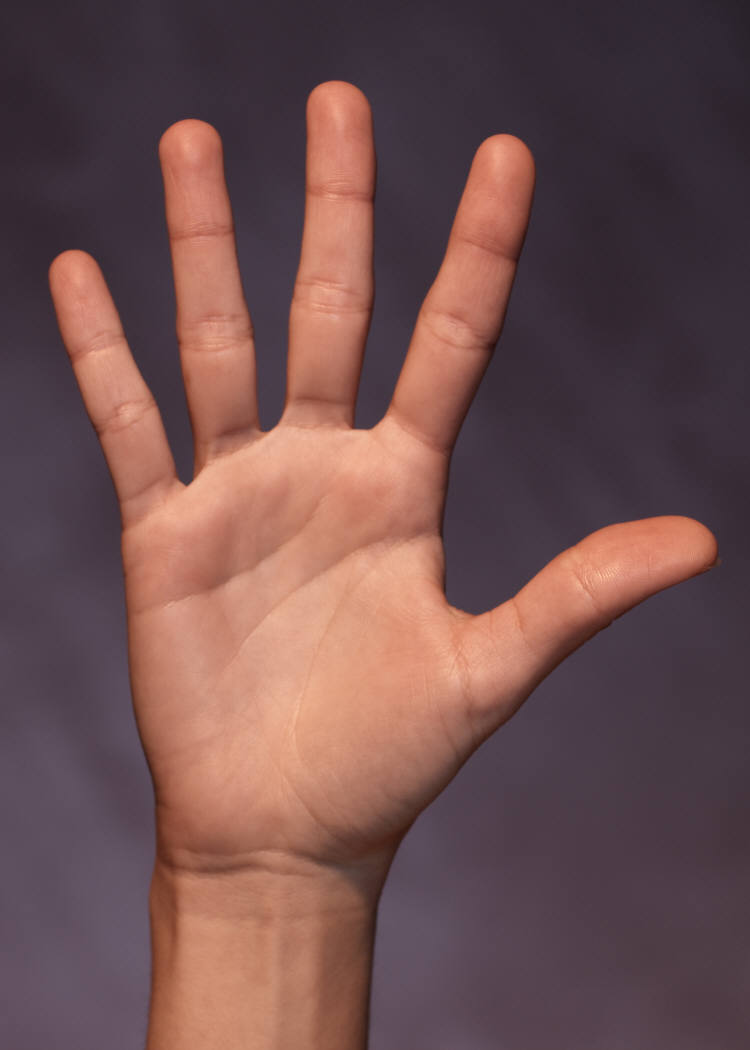
#> input picture fingers/five.jpg, 750 x 1050 px
$ python -i mygesture.py   (imports and definitions only)
#> lines starting #> are read from the running program, lines starting #| are printed output that depends on the picture; after the words box and inside, x2 and y2 are one past the last pixel; in counts of white or black regions, pixels touching at a corner belong together
import cv2
import numpy as np
import math, sys


def find_hand(img):
    # convert image in greyscale
    grey = cv2.cvtColor(img, cv2.COLOR_BGR2GRAY)

    # blurr the image
    value = (35, 35)
    blurred = cv2.GaussianBlur(grey, value, 0)

    # threshold the image, returning a binary image
    _, thresholded = cv2.threshold(blurred, 127, 255,
                               cv2.THRESH_BINARY+cv2.THRESH_OTSU)

    # find the contours in the binary image
    # the returned values are:
    # - contours is a list of the contours detected. Each contour is
    #   represented as a list of points
    # - hierarchy is a list containing info abour the image topology.
    contours, hierarchy = cv2.findContours(thresholded.copy(),cv2.RETR_TREE, \
            cv2.CHAIN_APPROX_NONE)

    # find the contour delimiting the biggest area
    cnt = max(contours, key = lambda x: cv2.contourArea(x))

    # find and draw the rectangle delimiting the hand
    x,y,w,h = cv2.boundingRect(cnt)
    cv2.rectangle(img,(x,y),(x+w,y+h),(0,0,255),0)
    return cnt, grey, blurred, thresholded

def find_defects(img, contour):
    # find the convex hull of the contour
    hull = cv2.convexHull(contour)

    # this creates a new black images( all pixels value 0) with the size of
    # our image
    drawing = np.zeros(img.shape,np.uint8)
    # on the new image, draw the hand contour and its convex hull
    cv2.drawContours(drawing,[contour],0,(0,255,0),0)
    cv2.drawContours(drawing,[hull],0,(0,0,255),0)
    # now we get the indices of the convex hull points, while before we got
    # the real points
    hull = cv2.convexHull(contour,returnPoints = False)
    # find the convexity defects of the contour.
    defects = cv2.convexityDefects(contour,hull)
    # (?)
    # cv2.drawContours(thresh1, contours, -1, (0,255,0), 3)
    # (?)
    return defects, drawing

def count_defects(img, contour, defects):
    count_defects = 0
    # now we try to decide what defects we are interested in (?)
    for i in range(defects.shape[0]):
        s,e,f,d = defects[i,0]
        start = tuple(contour[s][0])
        end = tuple(contour[e][0])
        far = tuple(contour[f][0])
        a = math.sqrt((end[0] - start[0])**2 + (end[1] - start[1])**2)
        b = math.sqrt((far[0] - start[0])**2 + (far[1] - start[1])**2)
        c = math.sqrt((end[0] - far[0])**2 + (end[1] - far[1])**2)
        angle = math.acos((b**2 + c**2 - a**2)/(2*b*c)) * 57
        if angle <= 90:
            count_defects += 1
    return count_defects

def find_gestures(img):
    hand_contour, grey, blurred, thresholded = find_hand(img)
    defects, drawing = find_defects(img, hand_contour)
    fingers_count = count_defects(img, hand_contour, defects)
    return fingers_count, grey, blurred, thresholded, drawing

# [29 lines left out: functions find_gestures_in_image, find_gestures_in_video, not called in this run]


def show_images(images):
    for i, image in enumerate(images):
        cv2.imshow("%d"%i, image)

>>> import cv2
>>> picture = cv2.imread('fingers/five.jpg')
#> picture is the input picture: shape (1050, 750, 3); mean B, G, R 79.4, 79.5, 111.1
>>> result = find_gestures(picture)
#> in find_hand, `grey = cv2.cvtColor(img, cv2.COLOR_BGR2GRAY)`:
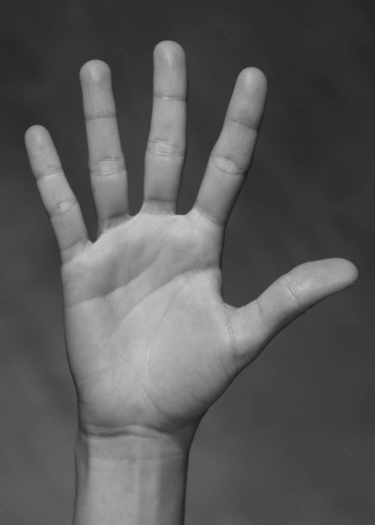
#> grey: shape (1050, 750) (shown at 1/2 size); min 20, max 211, mean 89
#> in find_hand, `_, thresholded = cv2.threshold(blurred, 127, 255, cv2.THRESH_BINARY+cv..`:
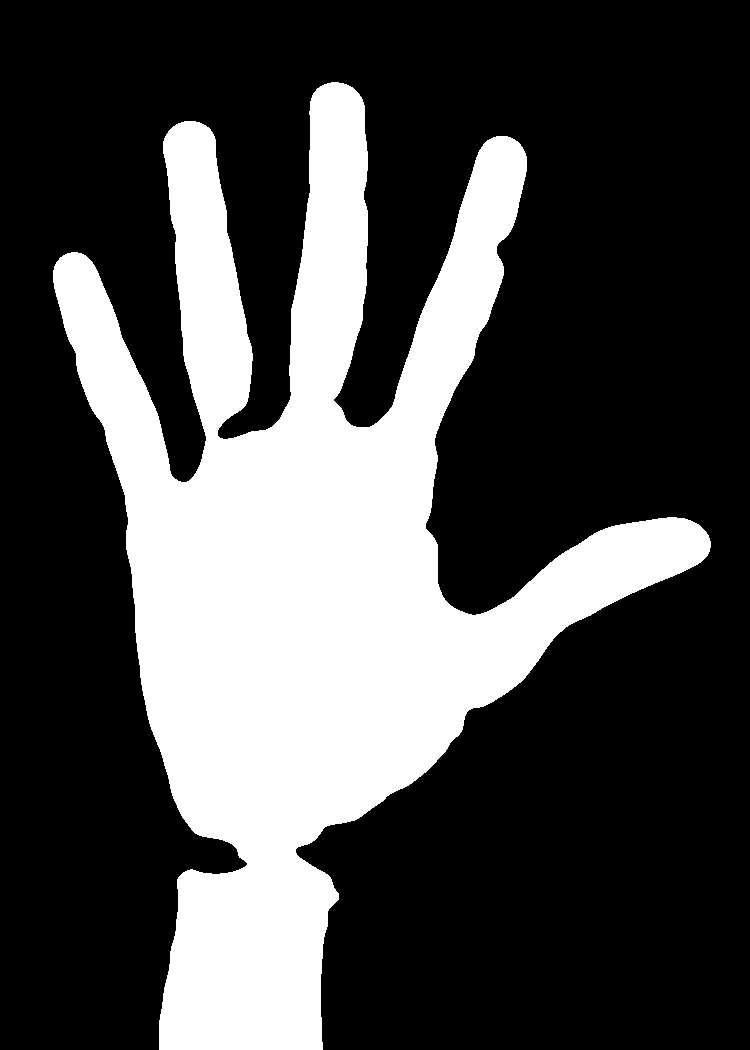
#> thresholded: shape (1050, 750); 29.5% white; 1 white region
#> in find_hand, `contours, hierarchy = cv2.findContours(thresholded.copy(),cv2.RETR_TRE..`: contours = 1 contour; box (x1, y1, x2, y2) and area: (53, 82, 711, 1050) 229705
#> in find_hand, `cnt = max(contours, key = lambda x: cv2.contourArea(x))`: cnt = contour of 4510 points, box (x1, y1, x2, y2) (53, 82, 711, 1050), area 229705
#> in find_hand, `x,y,w,h = cv2.boundingRect(cnt)`: x = 53; y = 82; w = 658; h = 968
#> in find_hand, `cv2.rectangle(img,(x,y),(x+w,y+h),(0,0,255),0)`:
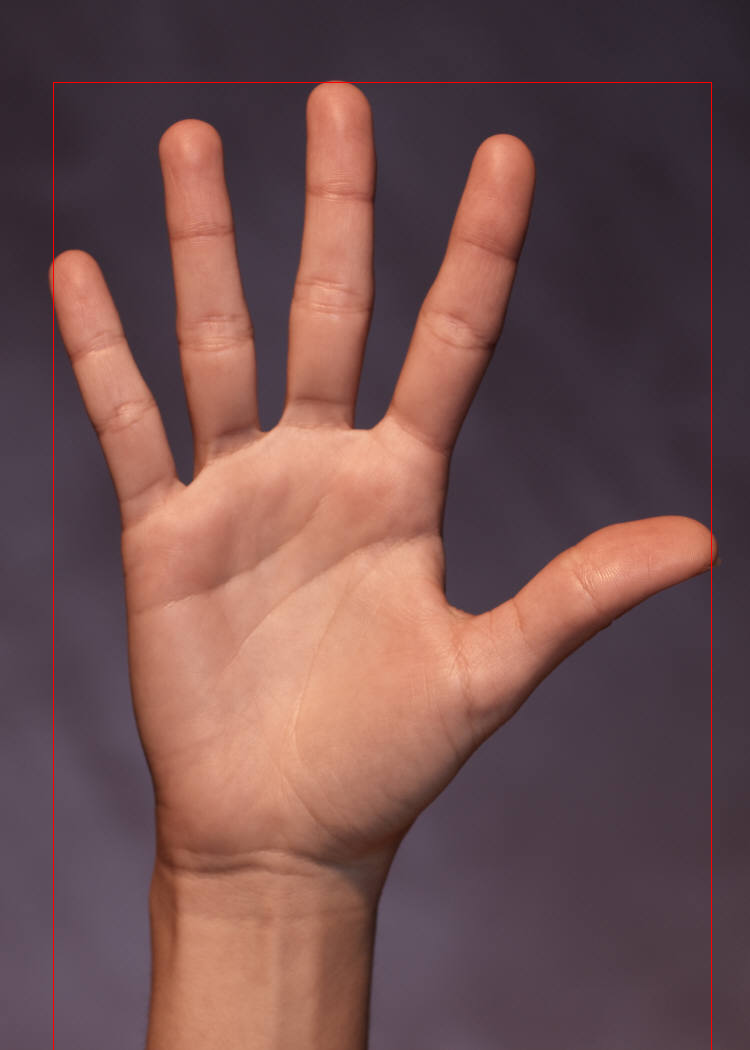
#> img: shape (1050, 750, 3); 0.33% of pixels changed, all inside (x1, y1, x2, y2) = (53, 82, 712, 1050)
#> in find_gestures, `hand_contour, grey, blurred, thresholded = find_hand(img)`: hand_contour has the same summary as cnt in find_hand
#> in find_defects, `hull = cv2.convexHull(contour)`: hull = contour of 28 points, box (x1, y1, x2, y2) (53, 82, 711, 1050), area 426744
#> in find_defects, `cv2.drawContours(drawing,[hull],0,(0,0,255),0)`:
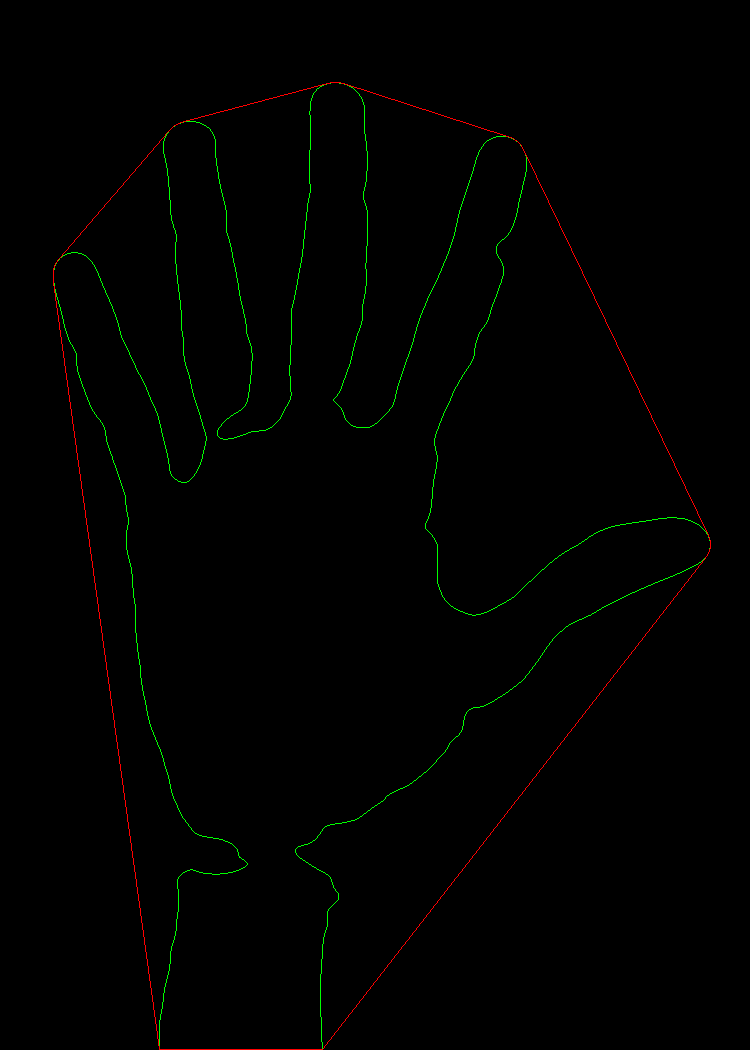
#> drawing: shape (1050, 750, 3); mean of channels 0, 1, 2 0, 1.4, 0.8; drawn as B, G, R
#> in find_defects, `hull = cv2.convexHull(contour,returnPoints = False)`: hull = 28 values, max 4503 at index 0, min 0 at index 27, mean 2372.1
#> in find_defects, `defects = cv2.convexityDefects(contour,hull)`: defects = 22 rows, first 6: [0, 4, 1, 186], [4, 744, 359, 81776], [744, 750, 745, 162], [750, 752, 751, 114], [752, 755, 754, 142], [760, 1373, 1104, 62405]
#> the loop in count_defects, `for i in range(defects.shape[0]):` made 22 passes
#> (s, e, f, d, start, end, far, a) on passes 1 to 6: (0, 4, 1, 186, (331, 82), (327, 83), (330, 83), 4.12), (4, 744, 359, 81776, (327, 83), (184, 121), (265, 430), 148), (744, 750, 745, 162, (184, 121), (178, 123), (183, 122), 6.32), (750, 752, 751, 114, (178, 123), (176, 124), (177, 124), 2.24), (752, 755, 754, 142, (176, 124), (173, 126), (174, 126), 3.61), (760, 1373, 1104, 62405, (168, 131), (59, 258), (194, 475), 167.4)
#> after the loop in count_defects, `for i in range(defects.shape[0]):`: count_defects = 4
#> result = 5 items

$ run again, on fingers/four.jpg
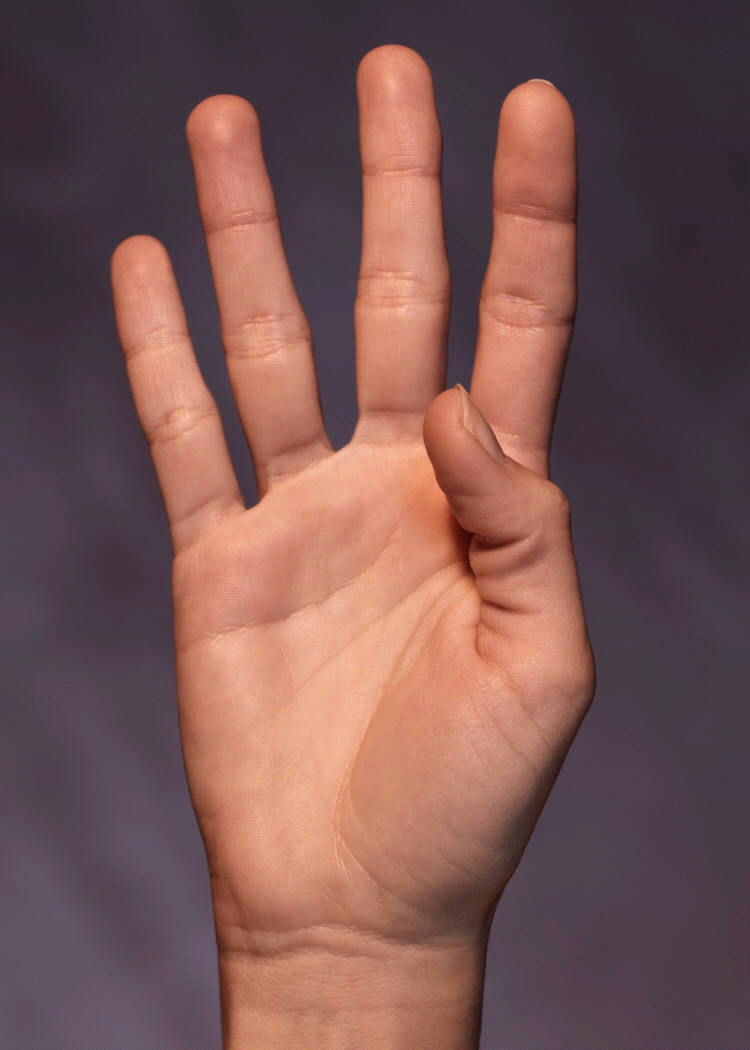
#> input picture fingers/four.jpg, 750 x 1050 px
#> picture is the input picture: shape (1050, 750, 3); mean B, G, R 83.1, 85, 120.2
#> in find_hand, `_, thresholded = cv2.threshold(blurred, 127, 255, cv2.THRESH_BINARY+cv..`:
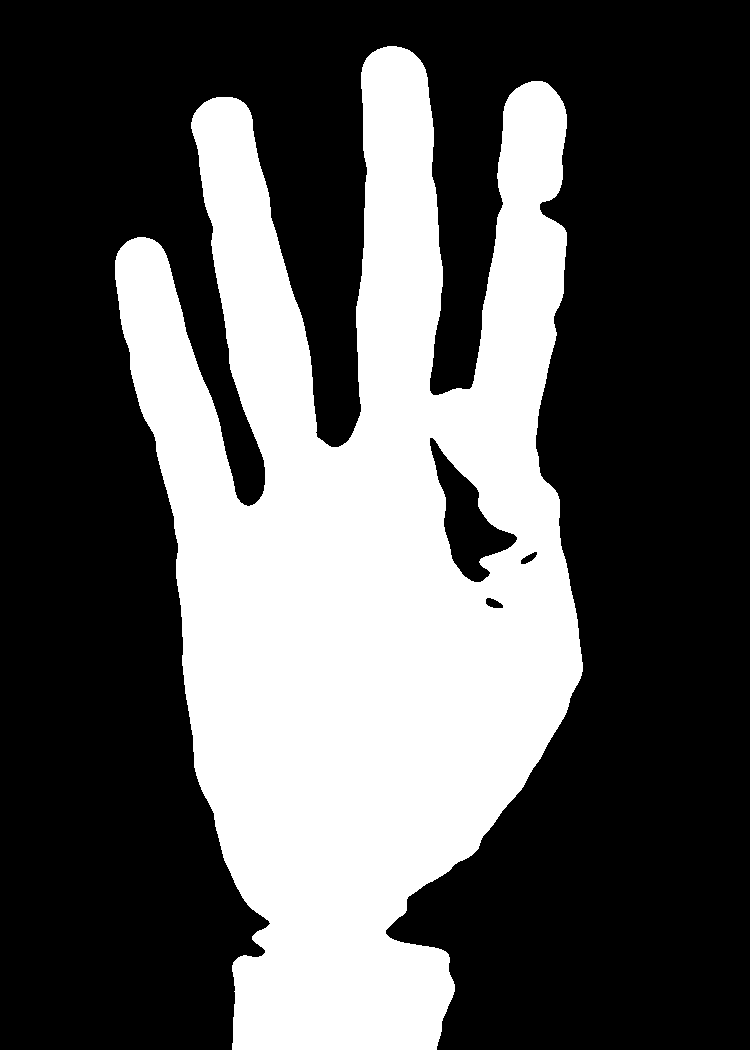
#> thresholded: shape (1050, 750); 34.6% white; 1 white region
#> contours = 4 contours; box (x1, y1, x2, y2) and area: (115, 46, 583, 1050) 275354, (429, 437, 518, 583) 4837, (485, 597, 504, 609) 135, (520, 551, 538, 565) 116
#> cnt = contour of 4346 points, box (x1, y1, x2, y2) (115, 46, 583, 1050), area 275354
#> x = 115; y = 46; w = 468; h = 1004
#> img: shape (1050, 750, 3); 0.31% of pixels changed, all inside (x1, y1, x2, y2) = (115, 46, 584, 1050)
#> hand_contour has the same summary as cnt in find_hand
#> in find_defects, `hull = cv2.convexHull(contour)`: hull = contour of 29 points, box (x1, y1, x2, y2) (115, 46, 583, 1050), area 370604
#> in find_defects, `cv2.drawContours(drawing,[hull],0,(0,0,255),0)`:
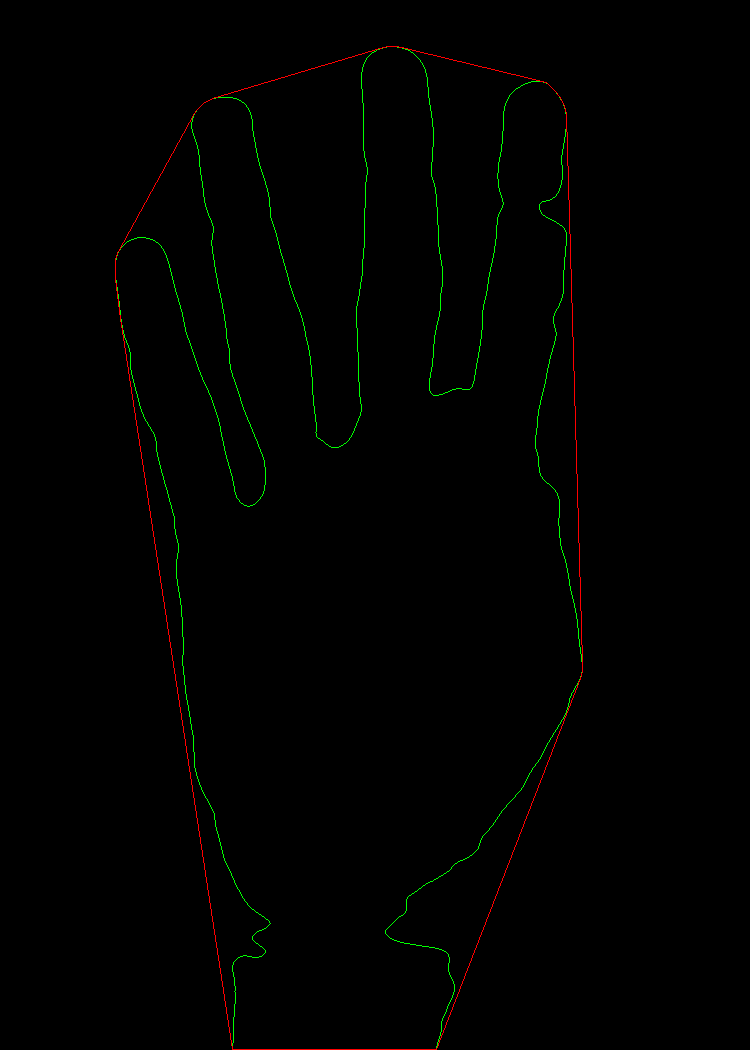
#> drawing: shape (1050, 750, 3); mean of channels 0, 1, 2 0, 1.3, 0.8; drawn as B, G, R
#> in find_defects, `hull = cv2.convexHull(contour,returnPoints = False)`: hull = 29 values, max 4337 at index 0, min 0 at index 28, mean 2430.5
#> in find_defects, `defects = cv2.convexityDefects(contour,hull)`: defects = 23 rows, first 6: [0, 4, 1, 186], [4, 800, 413, 94836], [800, 808, 801, 114], [816, 819, 817, 142], [819, 1524, 1201, 62424], [1524, 1526, 1525, 114]
#> the loop in count_defects, `for i in range(defects.shape[0]):` made 23 passes
#> (s, e, f, d, start, end, far, a) on passes 1 to 6: (0, 4, 1, 186, (387, 46), (383, 47), (386, 47), 4.12), (4, 800, 413, 94836, (383, 47), (212, 98), (338, 447), 178.4), (800, 808, 801, 114, (212, 98), (204, 102), (211, 99), 8.94), (816, 819, 817, 142, (196, 110), (194, 113), (196, 111), 3.61), (819, 1524, 1201, 62424, (194, 113), (118, 251), (262, 495), 157.5), (1524, 1526, 1525, 114, (118, 251), (117, 253), (118, 252), 2.24)
#> after the loop in count_defects, `for i in range(defects.shape[0]):`: count_defects = 3
#> result = 5 items
